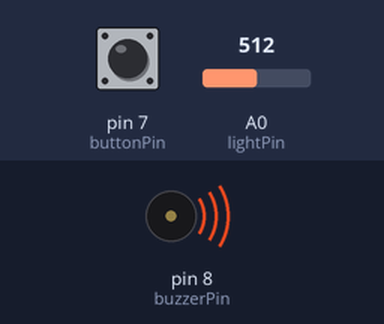
The sketch below on a simulated Arduino Uno, built with avr-gcc and run on an emulated ATmega328P. Parts: buzzer (waves = sounding). Inputs (shaded band) come from the test bench; at power-on: pin 7 (buttonPin) HIGH, A0 (lightPin) = 512.

Above: at 0.15 s.
At 3.22 s:
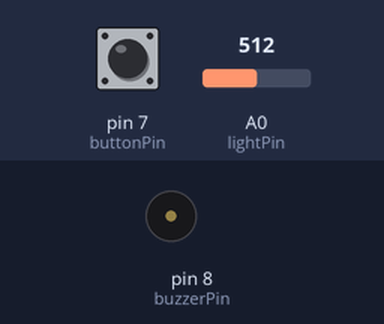
Timing chart, 0 to 3.8 s (numbered marks = the images above):
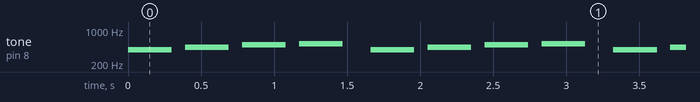

The sketch:

radio.ino
```cpp
#include "pitches.h"

const int buzzerPin = 8;
const int buttonPin = 7;
const int lightPin = A0;

bool isPlaying = false;
int buttonState = 0;
int lastbuttonstate = 0;

int melody1[] = {NOTE_C4, NOTE_E4, NOTE_G4, NOTE_C5}; //happy melody
int duration1[] = {250, 250, 250, 250}; // its duration
int melody1Length = 4;

int melody2[] = {NOTE_G4, NOTE_A4, NOTE_B4, NOTE_C5}; //sad melody
int duration2[] = {300, 300, 300, 300}; // its duration
int melody2Length = 4;

void setup() {
  pinMode(buzzerPin, OUTPUT);
  pinMode(buttonPin, INPUT_PULLUP);
  Serial.begin(9600);
}

void loop() {
  int lightValue = analogRead(lightPin);
  buttonState = digitalRead(buttonPin);

// checking if button is pressed
  if (buttonState == LOW && lastbuttonstate == HIGH) {
    isPlaying = false;
    noTone(buzzerPin); // stop playing when button is pressed
  }
  lastbuttonstate = buttonState;

  if (!isPlaying) {
    if (lightValue > 600) {
      playMelody(melody1, duration1, melody1Length); //playing happy melody when sensor value is higher than 600
    } else {
      playMelody(melody2, duration2, melody2Length); //playing sad melody when sensor value is lower than 600
    }
  }

  delay(100);
}

void playMelody(int melody[], int duration[], int length) {
  isPlaying = true; // setting playing state of the melody
  for (int i = 0; i < length; i++) {
    if (digitalRead(buttonPin) == LOW) {
      noTone(buzzerPin);
      isPlaying = false;
      return;
    }
    tone(buzzerPin, melody[i], duration[i]);
    delay(duration[i] * 1.3); //adding delay between notes
  }
  isPlaying = false;
}
```

Measured:
- by itself, tone on pin 8 (buzzerPin): repeats every 1.7 s: silent 0.09 s, 440 Hz 0.30 s, silent 0.09 s, 494 Hz 0.30 s, silent 0.09 s, 523 Hz 0.30 s, silent 0.19 s, 392 Hz 0.30 s
